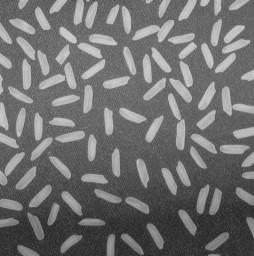
#> input picture rice.png, 254 x 256 px
$ python main.py
#> lines starting #> are read from the running program, lines starting #| are printed output that depends on the picture; after the words box and inside, x2 and y2 are one past the last pixel; in counts of white or black regions, pixels touching at a corner belong together
import cv2
import numpy as np
import matplotlib.pyplot as plt

# Reading the image
img = cv2.imread("rice.png")
#> img is the input picture: shape (256, 254, 3); min 33, max 210, mean 111.2
gray = cv2.cvtColor(img, cv2.COLOR_BGR2GRAY)

# This method gets a threshold value as a parameter and then return output image as a binary image. Pixel intensities
# are specified via threshold value. But output image is very noisy.
_, threshold = cv2.threshold(gray, 112, 255, cv2.THRESH_BINARY)
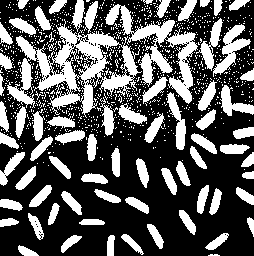
#> threshold: shape (256, 254); 35.3% white; 1001 white regions (929 under 20 px), largest, box (x1, y1, x2, y2) and area: (7, 19, 142, 118) 4624, (105, 4, 198, 104) 2604, (213, 24, 251, 77) 704

# In this method I used a morphological operation (erosion) for two purpose: 1) To get rid of the noise. 2) To drive
# external contours apart.
kernel = np.ones((3, 3))
erosion = cv2.morphologyEx(threshold, cv2.MORPH_ERODE, kernel=kernel)
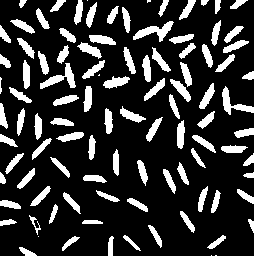
#> erosion: shape (256, 254); 19.2% white; 101 white regions (6 under 20 px)

# Finding external contours. (This method is similar to bwlabel method from matlab)
contours, hierarchy = cv2.findContours(erosion, cv2.RETR_EXTERNAL, cv2.CHAIN_APPROX_SIMPLE)
#> contours = 101 contours, 7 with area under 20; largest, box (x1, y1, x2, y2) and area: (133, 21, 174, 42) 282, (40, 63, 76, 89) 268, (222, 86, 254, 115) 240, (103, 76, 130, 89) 168, (170, 79, 191, 102) 157

# Draw the contours into to original image.
img2 = img.copy()
cnt = cv2.drawContours(img2, contours, -1, (255, 0, 0), 1)
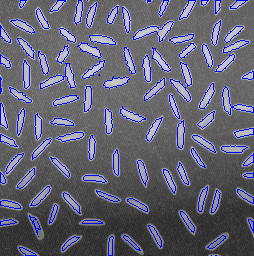
#> cnt: shape (256, 254, 3); mean B, G, R 117, 98.9, 98.9

# Display all of the conclusions in a one window.
fig, axs = plt.subplots(2, 2)
axs[0, 0].imshow(img, cmap='gray')
axs[0, 0].set_title("Original"), axs[0, 0].axis('off')

axs[0, 1].imshow(threshold, cmap='gray')
axs[0, 1].set_title("Threshold"), axs[0, 1].axis('off')

axs[1, 0].imshow(erosion, cmap='gray')
axs[1, 0].set_title("Erosion"), axs[1, 0].axis('off')

axs[1, 1].imshow(cnt, cmap='gray')
axs[1, 1].set_title("Find/Draw Contours"), axs[1, 1].axis('off')

plt.text(-425, 325, 'And the number of rice seeds is: {}'.format(len(contours)), fontsize=18)
plt.show()
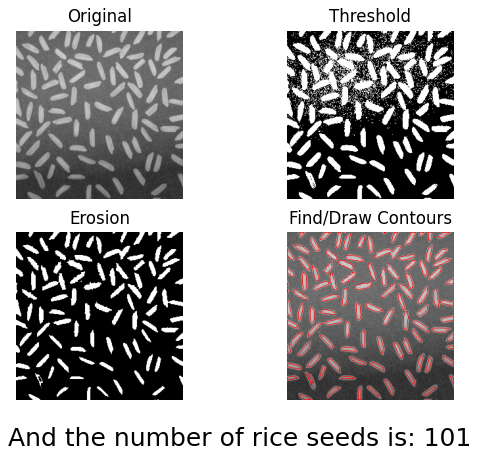
#> figure drawn by matplotlib, 4 panels; B, G, R data is drawn as R, G, B
